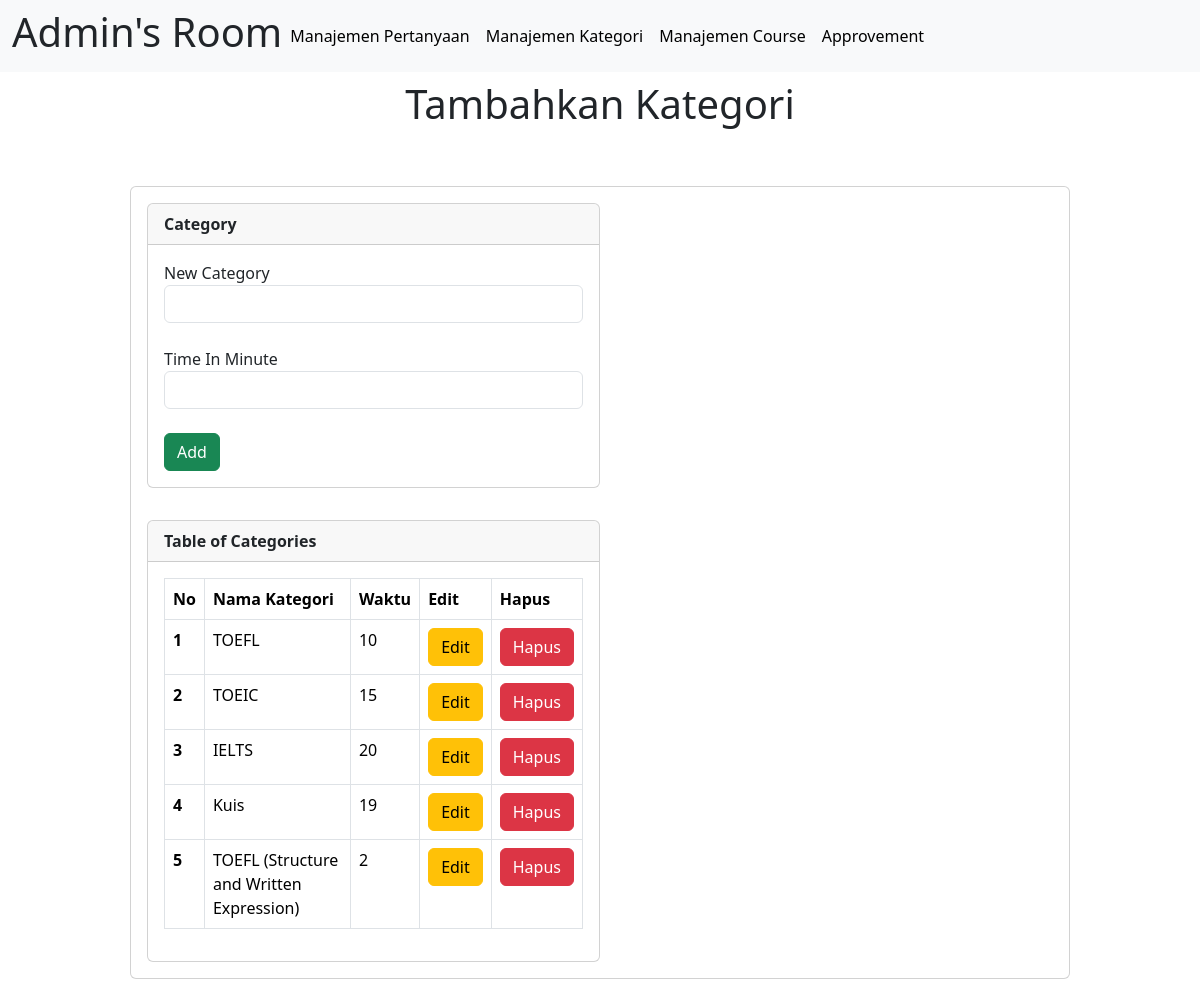
The page /admin/exam_category.php (signed in) on the database its author committed.
### tables this page shows
CREATE TABLE `exam_category` (
  `id` int(5) NOT NULL,
  `category` varchar(100) NOT NULL,
  `exam_time` varchar(5) NOT NULL
);

### admin/exam_category.php (the view, shortened to what this page needs)
<?php
include "header.php";
include "../konek.php";
?>
<div class="breadcrumbs" style="text-align:center">
    <div class="col-sm-12">
        <div class="page-header float-left">
        <div class="container my-2">
                <h1>Tambahkan Kategori</h1>
            </div>
        </div>
    </div>
</div>
<div class="container my-5">
    <div class="animated fadeIn">
        <div class="row">
            <div class="col-lg-12" style="padding: 10px 100px 10px 100px;">
                <div class="card">
                    <form name="form1" action="" method="post">
                        <div class="card-body">
                            <div class="col-lg-6">
                                <div class="card">
                                    <div class="card-header"><strong>Category</strong></div>
                                    <div class="card-body card-block">
                                        <div class="form-group"><label for="company" class=" form-control-label">New Category</label>
                                        <input type="text" name="examname" placeholder="" class="form-control"></div>
                                            <br>
                                        <div class="form-group"><label for="vat" class=" form-control-label">Time In Minute</label>
                                        <input type="text" name="examtime" placeholder="" class="form-control"></div>
                                            <br>
                                        <div class="form-group">
                                            <input type="submit" name="submit1" value="Add" class="btn btn-success"></input>
                                        </div>
                                    </div>
                                </div>
                            </div>
                            </div>
                            <div class="p-3">
                                <div class="col-lg-6">
                                    <div class="card">
                                        <div class="card-header">
                                            <strong class="card-title">Table of Categories</strong>
                                        </div>
                                        <div class="card-body">
                                            <table class="table table-bordered">
                                                <thead>
                                                    <tr>
                                                        <th scope="col">No</th>
                                                        <th scope="col">Nama Kategori</th>
                                                        <th scope="col">Waktu</th>
                                                        <th scope="col">Edit</th>
                                                        <th scope="col">Hapus</th>
                                                    </tr>
                                                </thead>
                                                <tbody>
                                                    <?php
                                                        $count=0;
                                                        $res =mysqli_query($link, "SELECT * FROM exam_category");
                                                        WHILE($row=mysqli_fetch_array($res))
                                                        {
                                                        $count=$count+1;
                                                    ?>
                                                        <tr>
                                                            <th scope="row"><?php echo $count; ?></th>
                                                            <td><?php echo $row["category"]; ?></td>
                                                            <td><?php echo $row["exam_time"]; ?></td>
                                                            <td><a class="btn btn-warning" href="edit_exam.php?id=<?php echo $row["id"]; ?>"> Edit </a></td>
                                                            <td><a class="btn btn-danger" href="delete.php?id=<?php echo $row["id"]; ?>"> Hapus </a></td>
                                                        </tr>
                                                    <?php
                                                        }
                                                    ?>
                                                </tbody>
                                            </table>
                                        </div>
                                    </div>
                                </div>
                            </div>
                        </div>
                </div>
            </div>
        </div>
    </div>
<?php
include "footer.php";
?>

### rows shown on the page
exam_category: category "TOEFL", exam_time "10"
exam_category: category "TOEIC", exam_time "15"
exam_category: category "IELTS", exam_time "20"
exam_category: category "Kuis", exam_time "19"
exam_category: category "TOEFL (Structure and Written Expression)", exam_time "2"

### other values the page prints
$_SESSION['admin_name'] "Admin"
